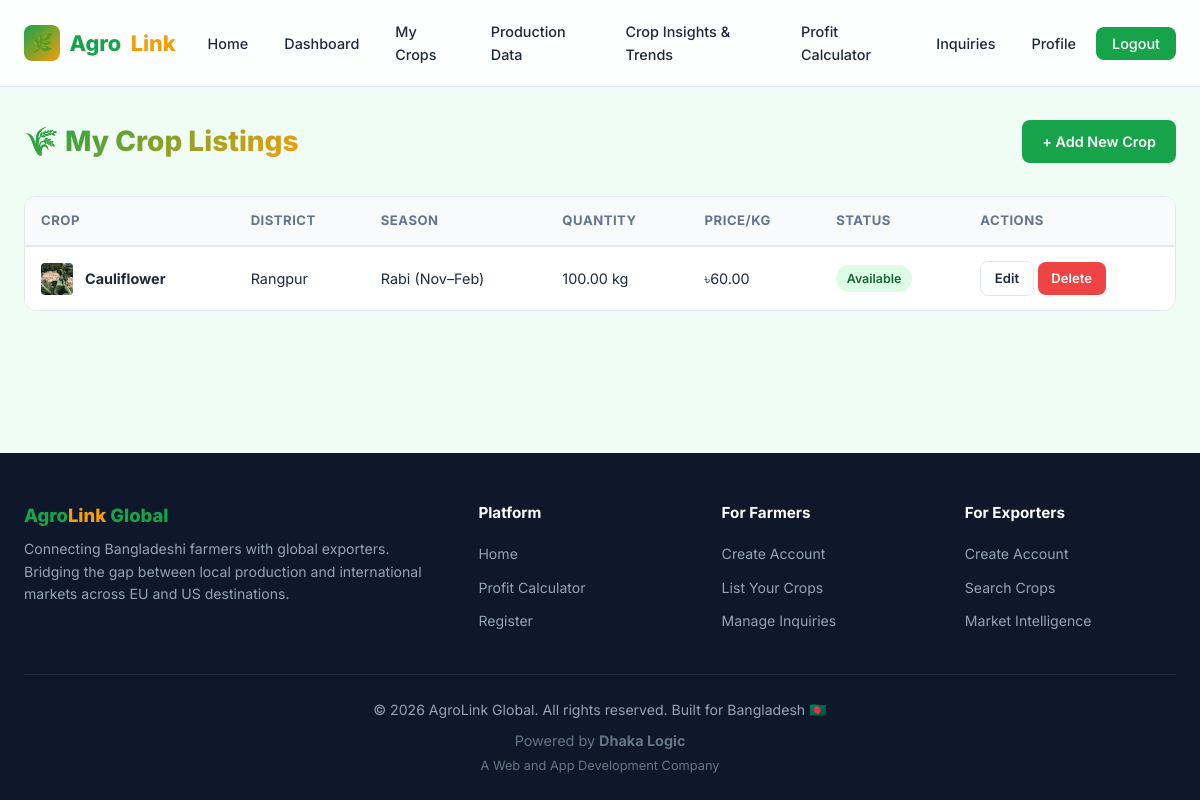
The app's page /farmers/crops/ (signed in) with its own data.
### farmers/models.py (models this page shows, shortened)
class CropListing(models.Model):
    class Status(models.TextChoices):
        AVAILABLE = 'available', 'Available'
        SOLD = 'sold', 'Sold Out'
        UPCOMING = 'upcoming', 'Upcoming'
    farmer = models.ForeignKey(
        settings.AUTH_USER_MODEL,
        on_delete=models.CASCADE,
        related_name='crop_listings',
        limit_choices_to={'role': 'farmer'},
    )
    vegetable = models.ForeignKey(Vegetable, on_delete=models.CASCADE, related_name='listings')
    quantity_kg = models.DecimalField(max_digits=10, decimal_places=2, help_text='Quantity in KG')
    price_per_kg = models.DecimalField(max_digits=8, decimal_places=2, help_text='Price per KG in BDT')
    district = models.CharField(max_length=100)
    season = models.CharField(max_length=20, choices=Vegetable.Season.choices)
    harvest_date = models.DateField(blank=True, null=True)
    status = models.CharField(max_length=15, choices=Status.choices, default=Status.AVAILABLE)
    description = models.TextField(blank=True)
    created_at = models.DateTimeField(auto_now_add=True)
    updated_at = models.DateTimeField(auto_now=True)
    class Meta:
        db_table = 'crop_listings'
        ordering = ['-created_at']

class Vegetable(models.Model):
    class Season(models.TextChoices):
        KHARIF1 = 'kharif1', 'Kharif-1 (Mar–Jun)'
        KHARIF2 = 'kharif2', 'Kharif-2 (Jul–Oct)'
        RABI = 'rabi', 'Rabi (Nov–Feb)'
        YEAR_ROUND = 'year_round', 'Year Round'
    name = models.CharField(max_length=100)
    local_name = models.CharField(max_length=100, blank=True, help_text='Name in Bangla/local language')
    description = models.TextField(blank=True)
    season = models.CharField(max_length=20, choices=Season.choices, default=Season.RABI)
    image = models.ImageField(upload_to='vegetables/', blank=True, null=True)
    demand_score = models.FloatField(default=0.5)
    created_at = models.DateTimeField(auto_now_add=True)
    class Meta:
        db_table = 'vegetables'
        ordering = ['name']

### farmers/views.py (the view)
    @login_required
    def wrapper(request, *args, **kwargs):
        if not request.user.is_farmer:
            messages.error(request, 'Access denied. Farmer account required.')
            return redirect('home')
        return view_func(request, *args, **kwargs)

### accounts/models.py (called while the page is built)
    @property
    def is_farmer(self):
        return self.role == self.Role.FARMER

### farmers/views.py (called while the page is built)
def farmer_required(view_func):
    @login_required
    def wrapper(request, *args, **kwargs):
        if not request.user.is_farmer:
            messages.error(request, 'Access denied. Farmer account required.')
            return redirect('home')
        return view_func(request, *args, **kwargs)
    wrapper.__name__ = view_func.__name__
    return wrapper

@farmer_required
def my_crops(request):
    listings = CropListing.objects.filter(farmer=request.user)
    return render(request, 'farmers/my_crops.html', {'listings': listings})

### templates/farmers/my_crops.html (shortened to what this page needs)
{% extends 'base.html' %}
{% block content %}
<div class="container">
    <div class="page-header">
        <h1>🌾 My Crop Listings</h1>
        <a href="{% url 'add_crop' %}" class="btn btn-primary">+ Add New Crop</a>
    </div>
    {% if listings %}
    <div class="table-wrapper">
        <table class="table">
            <thead>
                <tr>
                    <th>Crop</th><th>District</th><th>Season</th><th>Quantity</th><th>Price/kg</th><th>Status</th><th>Actions</th>
                </tr>
            </thead>
            <tbody>
                {% for listing in listings %}
                <tr>
                    <td>
                        <div style="display: flex; align-items: center; gap: 0.75rem;">
                            {% if listing.vegetable.image %}
                                <img src="{{ listing.vegetable.image.url }}" alt="{{ listing.vegetable.name }}" style="width: 32px; height: 32px; border-radius: 4px; object-fit: cover;">
                            {% else %}
                                <div style="width: 32px; height: 32px; border-radius: 4px; background: var(--clr-surface-alt); display: flex; align-items: center; justify-content: center; font-size: 1rem;">🥬</div>
                            {% endif %}
                            <strong>{{ listing.vegetable.name }}</strong>
                        </div>
                    </td>
                    <td>{{ listing.district }}</td>
                    <td>{{ listing.get_season_display }}</td>
                    <td>{{ listing.quantity_kg }} kg</td>
                    <td>৳{{ listing.price_per_kg }}</td>
                    <td>
                        <span class="badge {% if listing.status == 'available' %}badge-success{% elif listing.status == 'sold' %}badge-danger{% else %}badge-warning{% endif %}">
                            {{ listing.get_status_display }}
                        </span>
                    </td>
                    <td>
                        <a href="{% url 'edit_crop' listing.pk %}" class="btn btn-secondary btn-sm">Edit</a>
                        <a href="{% url 'delete_crop' listing.pk %}" class="btn btn-danger btn-sm">Delete</a>
                    </td>
                </tr>
                {% endfor %}
            </tbody>
        </table>
    </div>
    {% endif %}
</div>
{% endblock %}

### static/css/style.css (style rules this page uses)
:root { --clr-primary: #16a34a; --clr-primary-dark: #15803d; --clr-primary-light: #bbf7d0; --clr-accent: #f59e0b; --clr-accent-dark: #d97706; --clr-bg: #f0fdf4; --clr-bg-dark: #0f172a; --clr-surface: #ffffff; --clr-surface-alt: #f8fafc; --clr-text: #1e293b; --clr-text-light: #64748b; --clr-border: #e2e8f0; --clr-danger: #ef4444; --clr-info: #3b82f6; --clr-success: #22c55e; --clr-warning: #f59e0b; --radius: 12px; --radius-sm: 8px; --radius-lg: 20px; --shadow: 0 1px 3px rgba(0,0,0,.08), 0 4px 12px rgba(0,0,0,.04); --shadow-md: 0 4px 16px rgba(0,0,0,.1); --shadow-lg: 0 8px 32px rgba(0,0,0,.12); --transition: all .25s cubic-bezier(.4,0,.2,1); --font: 'Inter', system-ui, -apple-system, sans-serif; }
*, *::before, *::after { box-sizing: border-box; margin: 0; padding: 0; }
html { scroll-behavior: smooth; font-size: 16px; }
body { font-family: var(--font); background: var(--clr-bg); color: var(--clr-text); line-height: 1.6; min-height: 100vh; display: flex; flex-direction: column; }
a { color: var(--clr-primary); text-decoration: none; transition: var(--transition); }
img { max-width: 100%; height: auto; display: block; }
.container { max-width: 1280px; margin: 0 auto; padding: 0 1.5rem; }
.btn { display: inline-flex; align-items: center; gap: .5rem; padding: .65rem 1.25rem; border-radius: var(--radius-sm); font-weight: 600; font-size: .9rem; cursor: pointer; border: none; font-family: var(--font); transition: var(--transition); text-align: center; justify-content: center; }
.btn-primary { background: var(--clr-primary); color: #fff; }
.btn-secondary { background: var(--clr-surface); color: var(--clr-text); border: 1px solid var(--clr-border); }
.btn-danger { background: var(--clr-danger); color: #fff; }
.btn-sm { padding: .4rem .85rem; font-size: .82rem; }
.page-header { margin-bottom: 2rem; display: flex; align-items: center; justify-content: space-between; flex-wrap: wrap; gap: 1rem; }
.page-header h1 { font-size: 1.75rem; font-weight: 800; background: linear-gradient(135deg, var(--clr-primary), var(--clr-accent)); -webkit-background-clip: text; -webkit-text-fill-color: transparent; background-clip: text; }
.table-wrapper { overflow-x: auto; border-radius: var(--radius); border: 1px solid var(--clr-border); }
.table { width: 100%; border-collapse: collapse; background: var(--clr-surface); font-size: .9rem; }
.table th, .table td { padding: .85rem 1rem; text-align: left; }
.table th { background: var(--clr-surface-alt); font-weight: 700; font-size: .82rem; text-transform: uppercase; letter-spacing: .5px; color: var(--clr-text-light); border-bottom: 2px solid var(--clr-border); }
.table td { border-bottom: 1px solid var(--clr-border); }
.table tbody tr:last-child td { border-bottom: none; }
.badge { display: inline-flex; align-items: center; padding: .2rem .65rem; border-radius: 20px; font-size: .78rem; font-weight: 600; }
.badge-success { background: #dcfce7; color: #166534; }

### records on screen
CropListing: vegetable.image (picture), vegetable.name "Cauliflower", district "Rangpur", season "Rabi (Nov–Feb)", quantity_kg "100.00", price_per_kg "60.00", status "Available"
